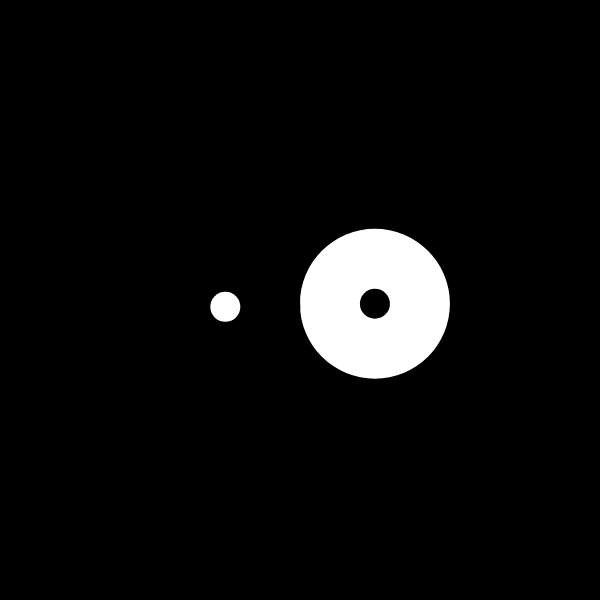
Frame 1 (no input)
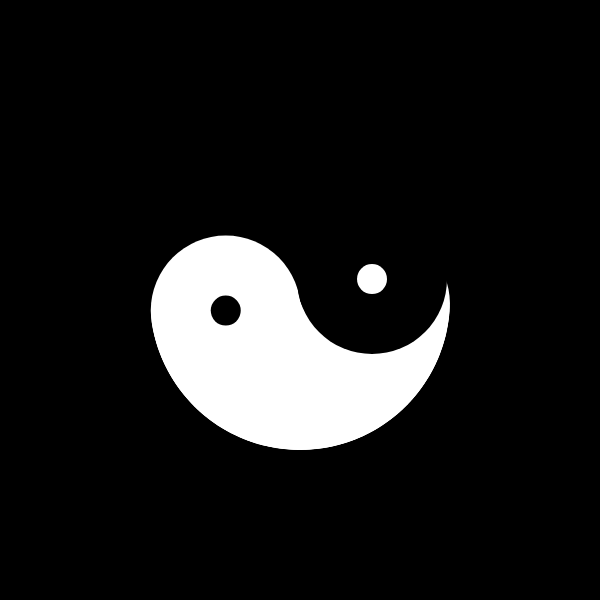
Frame 60 (no input)
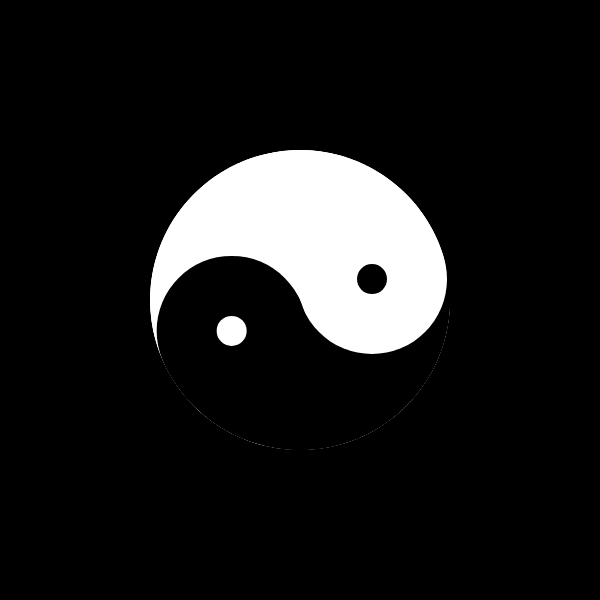
Frame 120 (the mouse pressed at the canvas centre since frame 60)

The p5.js sketch that drew these frames (run headless with seeded random() and noise() and a simulated clock; from frame 60 on, the mouse is pressed at the canvas centre):

// p5.js sketch
// ── sketch.js
let angle = 0;
let particles = [];
let raD = 150;

function setup() {
  createCanvas(600, 600);
  background(0);
}

function draw() {
  let x, y;
  x = width / 2;
  y = height / 2;

  angle += 0.05;
  //angle = radians(90);
  let radDist = 75; // radial distance
  let sinValue1 = sin(angle) * radDist;
  let cosValue1 = cos(angle) * radDist;
  let sinValue2 = sin(angle + 3) * radDist;
  let cosValue2 = cos(angle + 3) * radDist;

  noStroke();
  fill(255);
  circle(x + cosValue1, y + sinValue1, 150);
  fill(0);
  circle(x + cosValue1, y + sinValue1, 30);
  fill(0);
  circle(x + cosValue2, y + sinValue2, 150);
  fill(255);
  circle(x + cosValue2, y + sinValue2, 30);

}

// class Particle {
//   // constructor function
//   constructor(x, y) {
//     this.x = x;
//     this.y = y;
//     this.raD = 150;
//     this.angle = 0;
//   }

//   update() {
//     this.angle += 0.05;

//     if (this.x) this.x += random(-10, 10);
//     this.y += random(-10, 10);
//   }
//   display() {
//     push();
//     noStroke();
//     fill(255);
//     circle(this.x, this.y, 0.6);
//     pop();
//   }
// }
